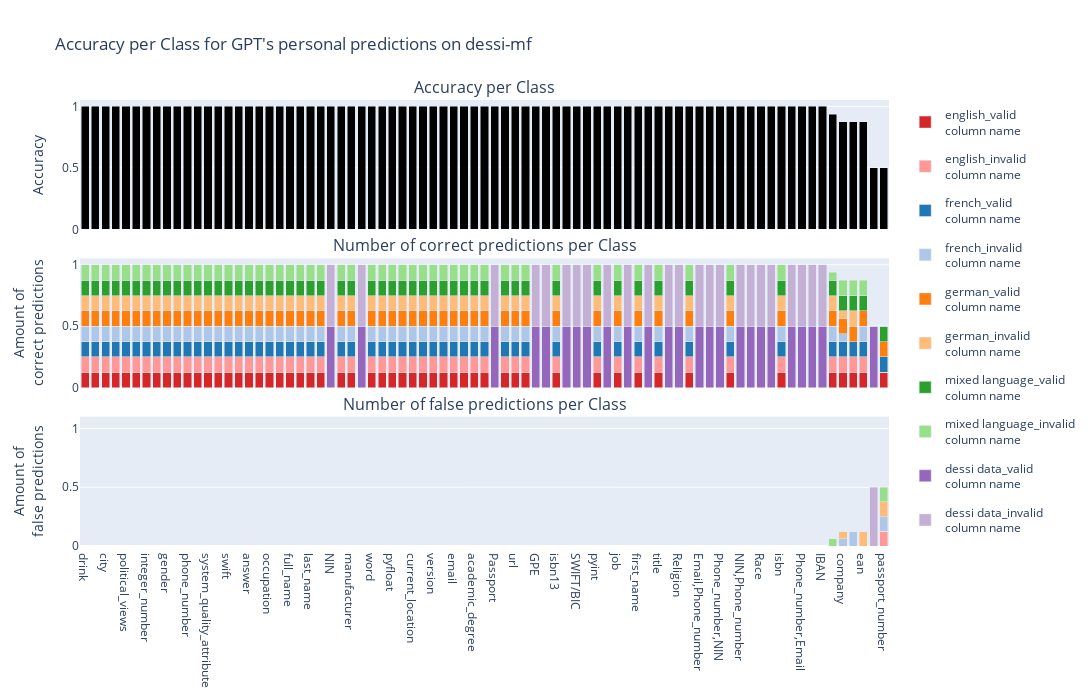
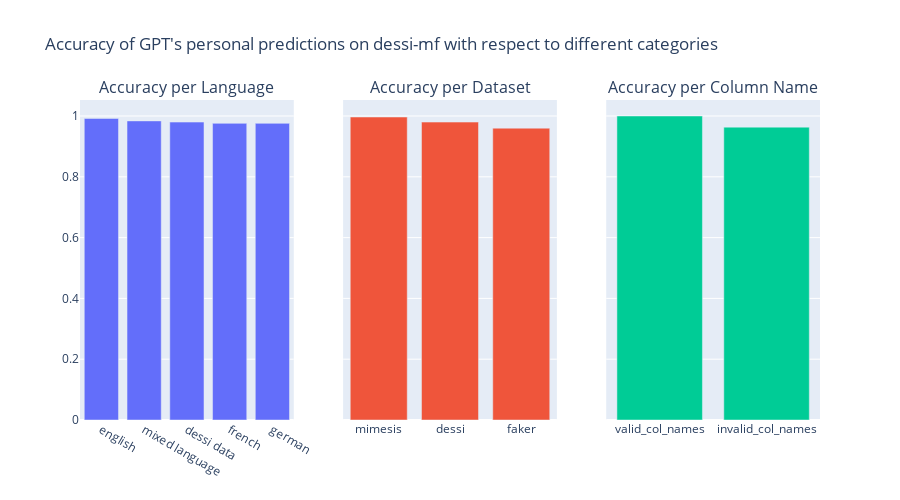

Notebook code for these charts, in order:
### Code cell
create_analysis_plot(results_own_dataset_personal, "personal predictions on dessi-mf")

### Figure 1 — Plotly figure (JSON) as saved in the notebook; plotly's stock layout.template omitted (floating-point values rounded to 4 significant figures)
{"data": [{"marker": {"color": "black"}, "showlegend": false, "type": "bar", "x": ["drink", "date", "city", "credit_card_provider", "political_views", "resolution", "integer_number", "dish", "gender", "iban", "phone_number", "phone_model", "system_quality_attribute", "worldview", "swift", "cpu", "answer", "blood_group", "occupation", "color", "full_name", "blood_type", "last_name", "name", "NIN", "graphics", "manufacturer", "Date,NIN", "word", "duration", "pyfloat", "nationality", "current_location", "programming_language", "version", "measure_unit", "email", "user_agent", "academic_degree", "address", "Passport", "currency", "url", "sex", "GPE", "CCN", "isbn13", "Phone_number", "SWIFT/BIC", "Date", "pyint", "Email", "job", "NIN,Email", "first_name", "Nationality", "title", "Email,NIN", "Religion", "float_number", "Email,Phone_number", "Organization", "Phone_number,NIN", "language", "NIN,Phone_number", "NIN,Date", "Race", "Sexuality", "isbn", "Gender", "Phone_number,Email", "Geolocation", "IBAN", "credit_card_number", "company", "ssn", "ean", "ID_Card", "passport_number"], "y": [1, 1, 1, 1, 1, 1, 1, 1, 1, 1, 1, 1, 1, 1, 1, 1, 1, 1, 1, 1, 1, 1, 1, 1, 1, 1, 1, 1, 1, 1, 1, 1, 1, 1, 1, 1, 1, 1, 1, 1, 1, 1, 1, 1, 1, 1, 1, 1, 1, 1, 1, 1, 1, 1, 1, 1, 1, 1, 1, 1, 1, 1, 1, 1, 1, 1, 1, 1, 1, 1, 1, 1, 1, 0.9375, 0.875, 0.875, 0.875, 0.5, 0.5]}, {"legendgroup": "0", "marker": {"color": "#d62728"}, "name": "english_valid<br>column name", "showlegend": true, "type": "bar", "x": ["city", "resolution", "gender", "phone_number", "cpu", "political_views", "last_name", "duration", "pyfloat", "nationality", "programming_language", "user_agent", "academic_degree", "manufacturer", "company", "swift", "graphics", "dish", "isbn13", "phone_model", "sex", "email", "ssn", "system_quality_attribute", "title", "address", "integer_number", "measure_unit", "color", "full_name", "credit_card_number", "date", "float_number", "pyint", "current_location", "language", "job", "worldview", "first_name", "passport_number", "version", "blood_type", "word", "occupation", "drink", "blood_group", "ean", "currency", "name", "isbn", "answer", "iban", "url", "credit_card_provider"], "xaxis": "x2", "y": [0.125, 0.125, 0.125, 0.125, 0.125, 0.125, 0.125, 0.125, 0.125, 0.125, 0.125, 0.125, 0.125, 0.125, 0.125, 0.125, 0.125, 0.125, 0.125, 0.125, 0.125, 0.125, 0.125, 0.125, 0.125, 0.125, 0.125, 0.125, 0.125, 0.125, 0.125, 0.125, 0.125, 0.125, 0.125, 0.125, 0.125, 0.125, 0.125, 0.125, 0.125, 0.125, 0.125, 0.125, 0.125, 0.125, 0.125, 0.125, 0.125, 0.125, 0.125, 0.125, 0.125, 0.125], "yaxis": "y2"}, {"legendgroup": "1", "marker": {"color": "#ff9896"}, "name": "english_invalid<br>column name", "showlegend": true, "type": "bar", "x": ["city", "resolution", "gender", "phone_number", "cpu", "political_views", "last_name", "duration", "pyfloat", "nationality", "programming_language", "user_agent", "academic_degree", "manufacturer", "company", "swift", "graphics", "dish", "isbn13", "phone_model", "sex", "email", "ssn", "system_quality_attribute", "title", "address", "integer_number", "measure_unit", "color", "full_name", "credit_card_number", "date", "float_number", "pyint", "current_location", "language", "job", "worldview", "first_name", "passport_number", "version", "blood_type", "word", "occupation", "drink", "blood_group", "ean", "currency", "name", "isbn", "answer", "iban", "url", "credit_card_provider"], "xaxis": "x2", "y": [0.125, 0.125, 0.125, 0.125, 0.125, 0.125, 0.125, 0.125, 0.125, 0.125, 0.125, 0.125, 0.125, 0.125, 0.125, 0.125, 0.125, 0.125, 0.125, 0.125, 0.125, 0.125, 0.125, 0.125, 0.125, 0.125, 0.125, 0.125, 0.125, 0.125, 0.125, 0.125, 0.125, 0.125, 0.125, 0.125, 0.125, 0.125, 0.125, 0, 0.125, 0.125, 0.125, 0.125, 0.125, 0.125, 0.125, 0.125, 0.125, 0.125, 0.125, 0.125, 0.125, 0.125], "yaxis": "y2"}, {"legendgroup": "2", "marker": {"color": "#1f77b4"}, "name": "french_valid<br>column name", "showlegend": true, "type": "bar", "x": ["date", "dish", "iban", "credit_card_provider", "system_quality_attribute", "swift", "integer_number", "blood_group", "occupation", "credit_card_number", "manufacturer", "company", "version", "measure_unit", "duration", "address", "blood_type", "color", "pyfloat", "pyint", "email", "user_agent", "last_name", "phone_number", "resolution", "name", "programming_language", "full_name", "currency", "drink", "current_location", "float_number", "sex", "graphics", "first_name", "title", "nationality", "ean", "ssn", "academic_degree", "worldview", "passport_number", "job", "isbn", "isbn13", "cpu", "language", "answer", "phone_model", "gender", "word", "url", "city", "political_views"], "xaxis": "x2", "y": [0.125, 0.125, 0.125, 0.125, 0.125, 0.125, 0.125, 0.125, 0.125, 0.125, 0.125, 0.125, 0.125, 0.125, 0.125, 0.125, 0.125, 0.125, 0.125, 0.125, 0.125, 0.125, 0.125, 0.125, 0.125, 0.125, 0.125, 0.125, 0.125, 0.125, 0.125, 0.125, 0.125, 0.125, 0.125, 0.125, 0.125, 0.125, 0.125, 0.125, 0.125, 0.125, 0.125, 0.125, 0.125, 0.125, 0.125, 0.125, 0.125, 0.125, 0.125, 0.125, 0.125, 0.125], "yaxis": "y2"}, {"legendgroup": "3", "marker": {"color": "#aec7e8"}, "name": "french_invalid<br>column name", "showlegend": true, "type": "bar", "x": ["date", "dish", "iban", "credit_card_provider", "system_quality_attribute", "swift", "integer_number", "blood_group", "occupation", "credit_card_number", "manufacturer", "company", "version", "measure_unit", "duration", "address", "blood_type", "color", "pyfloat", "pyint", "email", "user_agent", "last_name", "phone_number", "resolution", "name", "programming_language", "full_name", "currency", "drink", "current_location", "float_number", "sex", "graphics", "first_name", "title", "nationality", "ean", "ssn", "academic_degree", "worldview", "passport_number", "job", "isbn", "isbn13", "cpu", "language", "answer", "phone_model", "gender", "word", "url", "city", "political_views"], "xaxis": "x2", "y": [0.125, 0.125, 0.125, 0.125, 0.125, 0.125, 0.125, 0.125, 0.125, 0.125, 0.125, 0.0625, 0.125, 0.125, 0.125, 0.125, 0.125, 0.125, 0.125, 0.125, 0.125, 0.125, 0.125, 0.125, 0.125, 0.125, 0.125, 0.125, 0.125, 0.125, 0.125, 0.125, 0.125, 0.125, 0.125, 0.125, 0.125, 0.125, 0, 0.125, 0.125, 0, 0.125, 0.125, 0.125, 0.125, 0.125, 0.125, 0.125, 0.125, 0.125, 0.125, 0.125, 0.125], "yaxis": "y2"}, {"legendgroup": "4", "marker": {"color": "#ff7f0e"}, "name": "german_valid<br>column name", "showlegend": true, "type": "bar", "x": ["credit_card_provider", "political_views", "company", "phone_model", "worldview", "credit_card_number", "answer", "full_name", "phone_number", "name", "email", "dish", "date", "sex", "blood_group", "blood_type", "pyint", "pyfloat", "gender", "address", "job", "isbn13", "currency", "url", "city", "color", "ssn", "system_quality_attribute", "last_name", "graphics", "academic_degree", "swift", "cpu", "manufacturer", "language", "programming_language", "ean", "iban", "integer_number", "nationality", "occupation", "float_number", "word", "first_name", "version", "user_agent", "measure_unit", "current_location", "duration", "resolution", "isbn", "drink", "title", "passport_number"], "xaxis": "x2", "y": [0.125, 0.125, 0.125, 0.125, 0.125, 0.125, 0.125, 0.125, 0.125, 0.125, 0.125, 0.125, 0.125, 0.125, 0.125, 0.125, 0.125, 0.125, 0.125, 0.125, 0.125, 0.125, 0.125, 0.125, 0.125, 0.125, 0.125, 0.125, 0.125, 0.125, 0.125, 0.125, 0.125, 0.125, 0.125, 0.125, 0.125, 0.125, 0.125, 0.125, 0.125, 0.125, 0.125, 0.125, 0.125, 0.125, 0.125, 0.125, 0.125, 0.125, 0.125, 0.125, 0.125, 0.125], "yaxis": "y2"}, {"legendgroup": "5", "marker": {"color": "#ffbb78"}, "name": "german_invalid<br>column name", "showlegend": true, "type": "bar", "x": ["credit_card_provider", "political_views", "company", "phone_model", "worldview", "credit_card_number", "answer", "full_name", "phone_number", "name", "email", "dish", "date", "sex", "blood_group", "blood_type", "pyint", "pyfloat", "gender", "address", "job", "isbn13", "currency", "url", "city", "color", "ssn", "system_quality_attribute", "last_name", "graphics", "academic_degree", "swift", "cpu", "manufacturer", "language", "programming_language", "ean", "iban", "integer_number", "nationality", "occupation", "float_number", "word", "first_name", "version", "user_agent", "measure_unit", "current_location", "duration", "resolution", "isbn", "drink", "title", "passport_number"], "xaxis": "x2", "y": [0.125, 0.125, 0.0625, 0.125, 0.125, 0.125, 0.125, 0.125, 0.125, 0.125, 0.125, 0.125, 0.125, 0.125, 0.125, 0.125, 0.125, 0.125, 0.125, 0.125, 0.125, 0.125, 0.125, 0.125, 0.125, 0.125, 0.125, 0.125, 0.125, 0.125, 0.125, 0.125, 0.125, 0.125, 0.125, 0.125, 0, 0.125, 0.125, 0.125, 0.125, 0.125, 0.125, 0.125, 0.125, 0.125, 0.125, 0.125, 0.125, 0.125, 0.125, 0.125, 0.125, 0], "yaxis": "y2"}, {"legendgroup": "6", "marker": {"color": "#2ca02c"}, "name": "mixed language_valid<br>column name", "showlegend": true, "type": "bar", "x": ["drink", "integer_number", "color", "blood_type", "last_name", "name", "graphics", "credit_card_provider", "word", "current_location", "resolution", "full_name", "currency", "worldview", "url", "nationality", "pyint", "measure_unit", "passport_number", "isbn13", "address", "phone_number", "pyfloat", "duration", "date", "first_name", "job", "user_agent", "blood_group", "phone_model", "title", "credit_card_number", "float_number", "ssn", "gender", "company", "dish", "system_quality_attribute", "ean", "manufacturer", "email", "iban", "version", "occupation", "programming_language", "language", "isbn", "swift", "cpu", "answer", "academic_degree", "city", "sex", "political_views"], "xaxis": "x2", "y": [0.125, 0.125, 0.125, 0.125, 0.125, 0.125, 0.125, 0.125, 0.125, 0.125, 0.125, 0.125, 0.125, 0.125, 0.125, 0.125, 0.125, 0.125, 0.125, 0.125, 0.125, 0.125, 0.125, 0.125, 0.125, 0.125, 0.125, 0.125, 0.125, 0.125, 0.125, 0.125, 0.125, 0.125, 0.125, 0.125, 0.125, 0.125, 0.125, 0.125, 0.125, 0.125, 0.125, 0.125, 0.125, 0.125, 0.125, 0.125, 0.125, 0.125, 0.125, 0.125, 0.125, 0.125], "yaxis": "y2"}, {"legendgroup": "7", "marker": {"color": "#98df8a"}, "name": "mixed language_invalid<br>column name", "showlegend": true, "type": "bar", "x": ["drink", "integer_number", "color", "blood_type", "last_name", "name", "graphics", "credit_card_provider", "word", "current_location", "resolution", "full_name", "currency", "worldview", "url", "nationality", "pyint", "measure_unit", "passport_number", "isbn13", "address", "phone_number", "pyfloat", "duration", "date", "first_name", "job", "user_agent", "blood_group", "phone_model", "title", "credit_card_number", "float_number", "ssn", "gender", "company", "dish", "system_quality_attribute", "ean", "manufacturer", "email", "iban", "version", "occupation", "programming_language", "language", "isbn", "swift", "cpu", "answer", "academic_degree", "city", "sex", "political_views"], "xaxis": "x2", "y": [0.125, 0.125, 0.125, 0.125, 0.125, 0.125, 0.125, 0.125, 0.125, 0.125, 0.125, 0.125, 0.125, 0.125, 0.125, 0.125, 0.125, 0.125, 0, 0.125, 0.125, 0.125, 0.125, 0.125, 0.125, 0.125, 0.125, 0.125, 0.125, 0.125, 0.125, 0.0625, 0.125, 0.125, 0.125, 0.125, 0.125, 0.125, 0.125, 0.125, 0.125, 0.125, 0.125, 0.125, 0.125, 0.125, 0.125, 0.125, 0.125, 0.125, 0.125, 0.125, 0.125, 0.125], "yaxis": "y2"}, {"legendgroup": "8", "marker": {"color": "#9467bd"}, "name": "dessi data_valid<br>column name", "showlegend": true, "type": "bar", "x": ["NIN", "Date,NIN", "ID_Card", "Passport", "GPE", "CCN", "Phone_number", "SWIFT/BIC", "Date", "Email", "NIN,Email", "Nationality", "Email,NIN", "Religion", "Email,Phone_number", "Organization", "Phone_number,NIN", "NIN,Phone_number", "NIN,Date", "Race", "Sexuality", "Gender", "Phone_number,Email", "Geolocation", "IBAN"], "xaxis": "x2", "y": [0.5, 0.5, 0.5, 0.5, 0.5, 0.5, 0.5, 0.5, 0.5, 0.5, 0.5, 0.5, 0.5, 0.5, 0.5, 0.5, 0.5, 0.5, 0.5, 0.5, 0.5, 0.5, 0.5, 0.5, 0.5], "yaxis": "y2"}, {"legendgroup": "9", "marker": {"color": "#c5b0d5"}, "name": "dessi data_invalid<br>column name", "showlegend": true, "type": "bar", "x": ["NIN", "Date,NIN", "ID_Card", "Passport", "GPE", "CCN", "Phone_number", "SWIFT/BIC", "Date", "Email", "NIN,Email", "Nationality", "Email,NIN", "Religion", "Email,Phone_number", "Organization", "Phone_number,NIN", "NIN,Phone_number", "NIN,Date", "Race", "Sexuality", "Gender", "Phone_number,Email", "Geolocation", "IBAN"], "xaxis": "x2", "y": [0.5, 0.5, 0, 0.5, 0.5, 0.5, 0.5, 0.5, 0.5, 0.5, 0.5, 0.5, 0.5, 0.5, 0.5, 0.5, 0.5, 0.5, 0.5, 0.5, 0.5, 0.5, 0.5, 0.5, 0.5], "yaxis": "y2"}, {"legendgroup": "0", "marker": {"color": "#d62728"}, "name": "english_valid<br>column name", "showlegend": false, "type": "bar", "x": ["city", "resolution", "gender", "phone_number", "cpu", "political_views", "last_name", "duration", "pyfloat", "nationality", "programming_language", "user_agent", "academic_degree", "manufacturer", "company", "swift", "graphics", "dish", "isbn13", "phone_model", "sex", "email", "ssn", "system_quality_attribute", "title", "address", "integer_number", "measure_unit", "color", "full_name", "credit_card_number", "date", "float_number", "pyint", "current_location", "language", "job", "worldview", "first_name", "passport_number", "version", "blood_type", "word", "occupation", "drink", "blood_group", "ean", "currency", "name", "isbn", "answer", "iban", "url", "credit_card_provider"], "xaxis": "x3", "y": [0, 0, 0, 0, 0, 0, 0, 0, 0, 0, 0, 0, 0, 0, 0, 0, 0, 0, 0, 0, 0, 0, 0, 0, 0, 0, 0, 0, 0, 0, 0, 0, 0, 0, 0, 0, 0, 0, 0, 0, 0, 0, 0, 0, 0, 0, 0, 0, 0, 0, 0, 0, 0, 0], "yaxis": "y3"}, {"legendgroup": "1", "marker": {"color": "#ff9896"}, "name": "english_invalid<br>column name", "showlegend": false, "type": "bar", "x": ["city", "resolution", "gender", "phone_number", "cpu", "political_views", "last_name", "duration", "pyfloat", "nationality", "programming_language", "user_agent", "academic_degree", "manufacturer", "company", "swift", "graphics", "dish", "isbn13", "phone_model", "sex", "email", "ssn", "system_quality_attribute", "title", "address", "integer_number", "measure_unit", "color", "full_name", "credit_card_number", "date", "float_number", "pyint", "current_location", "language", "job", "worldview", "first_name", "passport_number", "version", "blood_type", "word", "occupation", "drink", "blood_group", "ean", "currency", "name", "isbn", "answer", "iban", "url", "credit_card_provider"], "xaxis": "x3", "y": [0, 0, 0, 0, 0, 0, 0, 0, 0, 0, 0, 0, 0, 0, 0, 0, 0, 0, 0, 0, 0, 0, 0, 0, 0, 0, 0, 0, 0, 0, 0, 0, 0, 0, 0, 0, 0, 0, 0, 0.125, 0, 0, 0, 0, 0, 0, 0, 0, 0, 0, 0, 0, 0, 0], "yaxis": "y3"}, {"legendgroup": "2", "marker": {"color": "#1f77b4"}, "name": "french_valid<br>column name", "showlegend": false, "type": "bar", "x": ["date", "dish", "iban", "credit_card_provider", "system_quality_attribute", "swift", "integer_number", "blood_group", "occupation", "credit_card_number", "manufacturer", "company", "version", "measure_unit", "duration", "address", "blood_type", "color", "pyfloat", "pyint", "email", "user_agent", "last_name", "phone_number", "resolution", "name", "programming_language", "full_name", "currency", "drink", "current_location", "float_number", "sex", "graphics", "first_name", "title", "nationality", "ean", "ssn", "academic_degree", "worldview", "passport_number", "job", "isbn", "isbn13", "cpu", "language", "answer", "phone_model", "gender", "word", "url", "city", "political_views"], "xaxis": "x3", "y": [0, 0, 0, 0, 0, 0, 0, 0, 0, 0, 0, 0, 0, 0, 0, 0, 0, 0, 0, 0, 0, 0, 0, 0, 0, 0, 0, 0, 0, 0, 0, 0, 0, 0, 0, 0, 0, 0, 0, 0, 0, 0, 0, 0, 0, 0, 0, 0, 0, 0, 0, 0, 0, 0], "yaxis": "y3"}, {"legendgroup": "3", "marker": {"color": "#aec7e8"}, "name": "french_invalid<br>column name", "showlegend": false, "type": "bar", "x": ["date", "dish", "iban", "credit_card_provider", "system_quality_attribute", "swift", "integer_number", "blood_group", "occupation", "credit_card_number", "manufacturer", "company", "version", "measure_unit", "duration", "address", "blood_type", "color", "pyfloat", "pyint", "email", "user_agent", "last_name", "phone_number", "resolution", "name", "programming_language", "full_name", "currency", "drink", "current_location", "float_number", "sex", "graphics", "first_name", "title", "nationality", "ean", "ssn", "academic_degree", "worldview", "passport_number", "job", "isbn", "isbn13", "cpu", "language", "answer", "phone_model", "gender", "word", "url", "city", "political_views"], "xaxis": "x3", "y": [0, 0, 0, 0, 0, 0, 0, 0, 0, 0, 0, 0.0625, 0, 0, 0, 0, 0, 0, 0, 0, 0, 0, 0, 0, 0, 0, 0, 0, 0, 0, 0, 0, 0, 0, 0, 0, 0, 0, 0.125, 0, 0, 0.125, 0, 0, 0, 0, 0, 0, 0, 0, 0, 0, 0, 0], "yaxis": "y3"}, {"legendgroup": "4", "marker": {"color": "#ff7f0e"}, "name": "german_valid<br>column name", "showlegend": false, "type": "bar", "x": ["credit_card_provider", "political_views", "company", "phone_model", "worldview", "credit_card_number", "answer", "full_name", "phone_number", "name", "email", "dish", "date", "sex", "blood_group", "blood_type", "pyint", "pyfloat", "gender", "address", "job", "isbn13", "currency", "url", "city", "color", "ssn", "system_quality_attribute", "last_name", "graphics", "academic_degree", "swift", "cpu", "manufacturer", "language", "programming_language", "ean", "iban", "integer_number", "nationality", "occupation", "float_number", "word", "first_name", "version", "user_agent", "measure_unit", "current_location", "duration", "resolution", "isbn", "drink", "title", "passport_number"], "xaxis": "x3", "y": [0, 0, 0, 0, 0, 0, 0, 0, 0, 0, 0, 0, 0, 0, 0, 0, 0, 0, 0, 0, 0, 0, 0, 0, 0, 0, 0, 0, 0, 0, 0, 0, 0, 0, 0, 0, 0, 0, 0, 0, 0, 0, 0, 0, 0, 0, 0, 0, 0, 0, 0, 0, 0, 0], "yaxis": "y3"}, {"legendgroup": "5", "marker": {"color": "#ffbb78"}, "name": "german_invalid<br>column name", "showlegend": false, "type": "bar", "x": ["credit_card_provider", "political_views", "company", "phone_model", "worldview", "credit_card_number", "answer", "full_name", "phone_number", "name", "email", "dish", "date", "sex", "blood_group", "blood_type", "pyint", "pyfloat", "gender", "address", "job", "isbn13", "currency", "url", "city", "color", "ssn", "system_quality_attribute", "last_name", "graphics", "academic_degree", "swift", "cpu", "manufacturer", "language", "programming_language", "ean", "iban", "integer_number", "nationality", "occupation", "float_number", "word", "first_name", "version", "user_agent", "measure_unit", "current_location", "duration", "resolution", "isbn", "drink", "title", "passport_number"], "xaxis": "x3", "y": [0, 0, 0.0625, 0, 0, 0, 0, 0, 0, 0, 0, 0, 0, 0, 0, 0, 0, 0, 0, 0, 0, 0, 0, 0, 0, 0, 0, 0, 0, 0, 0, 0, 0, 0, 0, 0, 0.125, 0, 0, 0, 0, 0, 0, 0, 0, 0, 0, 0, 0, 0, 0, 0, 0, 0.125], "yaxis": "y3"}, {"legendgroup": "6", "marker": {"color": "#2ca02c"}, "name": "mixed language_valid<br>column name", "showlegend": false, "type": "bar", "x": ["drink", "integer_number", "color", "blood_type", "last_name", "name", "graphics", "credit_card_provider", "word", "current_location", "resolution", "full_name", "currency", "worldview", "url", "nationality", "pyint", "measure_unit", "passport_number", "isbn13", "address", "phone_number", "pyfloat", "duration", "date", "first_name", "job", "user_agent", "blood_group", "phone_model", "title", "credit_card_number", "float_number", "ssn", "gender", "company", "dish", "system_quality_attribute", "ean", "manufacturer", "email", "iban", "version", "occupation", "programming_language", "language", "isbn", "swift", "cpu", "answer", "academic_degree", "city", "sex", "political_views"], "xaxis": "x3", "y": [0, 0, 0, 0, 0, 0, 0, 0, 0, 0, 0, 0, 0, 0, 0, 0, 0, 0, 0, 0, 0, 0, 0, 0, 0, 0, 0, 0, 0, 0, 0, 0, 0, 0, 0, 0, 0, 0, 0, 0, 0, 0, 0, 0, 0, 0, 0, 0, 0, 0, 0, 0, 0, 0], "yaxis": "y3"}, {"legendgroup": "7", "marker": {"color": "#98df8a"}, "name": "mixed language_invalid<br>column name", "showlegend": false, "type": "bar", "x": ["drink", "integer_number", "color", "blood_type", "last_name", "name", "graphics", "credit_card_provider", "word", "current_location", "resolution", "full_name", "currency", "worldview", "url", "nationality", "pyint", "measure_unit", "passport_number", "isbn13", "address", "phone_number", "pyfloat", "duration", "date", "first_name", "job", "user_agent", "blood_group", "phone_model", "title", "credit_card_number", "float_number", "ssn", "gender", "company", "dish", "system_quality_attribute", "ean", "manufacturer", "email", "iban", "version", "occupation", "programming_language", "language", "isbn", "swift", "cpu", "answer", "academic_degree", "city", "sex", "political_views"], "xaxis": "x3", "y": [0, 0, 0, 0, 0, 0, 0, 0, 0, 0, 0, 0, 0, 0, 0, 0, 0, 0, 0.125, 0, 0, 0, 0, 0, 0, 0, 0, 0, 0, 0, 0, 0.0625, 0, 0, 0, 0, 0, 0, 0, 0, 0, 0, 0, 0, 0, 0, 0, 0, 0, 0, 0, 0, 0, 0], "yaxis": "y3"}, {"legendgroup": "8", "marker": {"color": "#9467bd"}, "name": "dessi data_valid<br>column name", "showlegend": false, "type": "bar", "x": ["NIN", "Date,NIN", "ID_Card", "Passport", "GPE", "CCN", "Phone_number", "SWIFT/BIC", "Date", "Email", "NIN,Email", "Nationality", "Email,NIN", "Religion", "Email,Phone_number", "Organization", "Phone_number,NIN", "NIN,Phone_number", "NIN,Date", "Race", "Sexuality", "Gender", "Phone_number,Email", "Geolocation", "IBAN"], "xaxis": "x3", "y": [0, 0, 0, 0, 0, 0, 0, 0, 0, 0, 0, 0, 0, 0, 0, 0, 0, 0, 0, 0, 0, 0, 0, 0, 0], "yaxis": "y3"}, {"legendgroup": "9", "marker": {"color": "#c5b0d5"}, "name": "dessi data_invalid<br>column name", "showlegend": false, "type": "bar", "x": ["NIN", "Date,NIN", "ID_Card", "Passport", "GPE", "CCN", "Phone_number", "SWIFT/BIC", "Date", "Email", "NIN,Email", "Nationality", "Email,NIN", "Religion", "Email,Phone_number", "Organization", "Phone_number,NIN", "NIN,Phone_number", "NIN,Date", "Race", "Sexuality", "Gender", "Phone_number,Email", "Geolocation", "IBAN"], "xaxis": "x3", "y": [0, 0, 0.5, 0, 0, 0, 0, 0, 0, 0, 0, 0, 0, 0, 0, 0, 0, 0, 0, 0, 0, 0, 0, 0, 0], "yaxis": "y3"}], "layout": {"annotations": [{"font": {"size": 16}, "showarrow": false, "text": "Accuracy per Class", "x": 0.5, "xanchor": "center", "xref": "paper", "y": 1, "yanchor": "bottom", "yref": "paper"}, {"font": {"size": 16}, "showarrow": false, "text": "Number of correct predictions per Class", "x": 0.5, "xanchor": "center", "xref": "paper", "y": 0.645, "yanchor": "bottom", "yref": "paper"}, {"font": {"size": 16}, "showarrow": false, "text": "Number of false predictions per Class", "x": 0.5, "xanchor": "center", "xref": "paper", "y": 0.29, "yanchor": "bottom", "yref": "paper"}], "barmode": "stack", "height": 700, "title": {"text": "Accuracy per Class for GPT's personal predictions on dessi-mf"}, "width": 1500, "xaxis": {"anchor": "y", "domain": [0, 1], "matches": "x3", "showticklabels": false}, "xaxis2": {"anchor": "y2", "domain": [0, 1], "matches": "x3", "showticklabels": false}, "xaxis3": {"anchor": "y3", "domain": [0, 1]}, "yaxis": {"anchor": "x", "domain": [0.71, 1], "title": {"text": "Accuracy"}}, "yaxis2": {"anchor": "x2", "domain": [0.355, 0.645], "title": {"text": "Amount of<br>correct predictions"}}, "yaxis3": {"anchor": "x3", "domain": [0, 0.29], "range": [0, 1.1], "title": {"text": "Amount of<br>false predictions"}}}}

### Figure 2 — Plotly figure (JSON) as saved in the notebook; plotly's stock layout.template omitted (floating-point values rounded to 4 significant figures)
{"data": [{"showlegend": false, "type": "bar", "x": ["english", "mixed language", "dessi data", "french", "german"], "xaxis": "x", "y": [0.9919, 0.9839, 0.98, 0.9758, 0.9758], "yaxis": "y"}, {"showlegend": false, "type": "bar", "x": ["mimesis", "dessi", "faker"], "xaxis": "x2", "y": [0.9966, 0.98, 0.96], "yaxis": "y2"}, {"showlegend": false, "type": "bar", "x": ["valid_col_names", "invalid_col_names"], "xaxis": "x3", "y": [1, 0.9634], "yaxis": "y3"}], "layout": {"annotations": [{"font": {"size": 16}, "showarrow": false, "text": "Accuracy per Language", "x": 0.1444, "xanchor": "center", "xref": "paper", "y": 1, "yanchor": "bottom", "yref": "paper"}, {"font": {"size": 16}, "showarrow": false, "text": "Accuracy per Dataset", "x": 0.5, "xanchor": "center", "xref": "paper", "y": 1, "yanchor": "bottom", "yref": "paper"}, {"font": {"size": 16}, "showarrow": false, "text": "Accuracy per Column Name", "x": 0.8556, "xanchor": "center", "xref": "paper", "y": 1, "yanchor": "bottom", "yref": "paper"}], "height": 500, "title": {"text": "Accuracy of GPT's personal predictions on dessi-mf with respect to different categories"}, "width": 900, "xaxis": {"anchor": "y", "domain": [0, 0.2889]}, "xaxis2": {"anchor": "y2", "domain": [0.3556, 0.6444]}, "xaxis3": {"anchor": "y3", "domain": [0.7111, 1]}, "yaxis": {"anchor": "x", "domain": [0, 1]}, "yaxis2": {"anchor": "x2", "domain": [0, 1], "matches": "y", "showticklabels": false}, "yaxis3": {"anchor": "x3", "domain": [0, 1], "matches": "y", "showticklabels": false}}}
